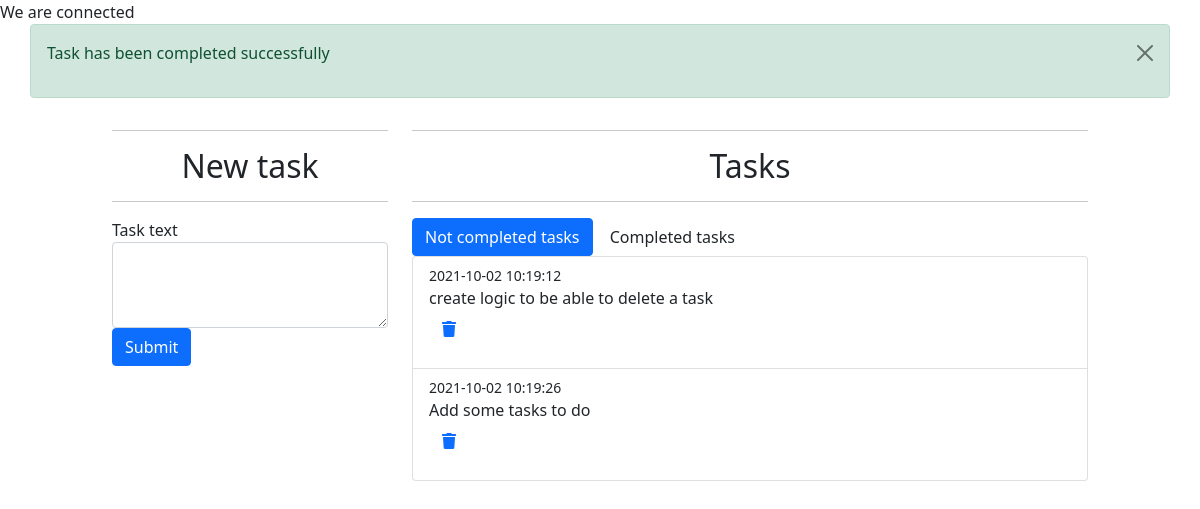
The app's page /tasks.php?comp_task=8 with its own data.
### tables this page shows
CREATE TABLE IF NOT EXISTS `tasks` (
  `id` int(11) NOT NULL AUTO_INCREMENT,
  `text` text NOT NULL,
  `is_completed` tinyint(1) NOT NULL DEFAULT '0',
  `created_at` timestamp NOT NULL DEFAULT CURRENT_TIMESTAMP,
  PRIMARY KEY (`id`)
);

### tasks.php (the view, shortened to what this page needs)
<?php
$connection = mysqli_connect('localhost', 'root', "", 'loginapp');
if ($_GET && array_key_exists('comp_task', $_GET)) {
    $alert = 'Task has been completed successfully';
}
$is_task_completed = 0;
$query = "SELECT * FROM tasks WHERE is_completed=$is_task_completed";
$result = mysqli_query($connection, $query);
$tasks = $result->fetch_all(MYSQLI_ASSOC);
?>
<!doctype html>
<html lang="en">
<head>
    <link href="https://cdn.jsdelivr.net/npm/bootstrap@5.1.1/dist/css/bootstrap.min.css" rel="stylesheet"
>
    <link rel="stylesheet" href="https://cdnjs.cloudflare.com/ajax/libs/font-awesome/5.2.0/css/all.min.css">
</head>
<body>
<div class="container-fluid">
    <div class="container">
        <div class="row">
            <?php if (isset($alert)) { ?>
                <div class="alert alert-dismissible alert-success">
                    <button type="button" class="btn-close" data-bs-dismiss="alert"></button>
                    <p><?php echo $alert; ?></p>
                </div>
            <?php } ?>
        </div>
    </div>
    <div class="row">
        <div class="col-3 offset-1">
            <hr>
            <h2 class="text-center">New task</h2>
            <hr>
            <form method="post">
                <fieldset>
                    <div class="form-group">
                        <label for="exampleTextarea">Task text</label>
                        <textarea class="form-control" name="task-text" id="exampleTextarea" rows="3"></textarea>
                    </div>
                    <button type="submit" class="btn btn-primary">Submit</button>
                </fieldset>
            </form>
        </div>
        <div class="col-7">
            <hr>
            <h2 class="text-center">Tasks </h2>
            <hr>
            <a href="?task_completed=0" class="btn btn-<?php echo $is_task_completed ? "default" : "primary" ?>">Not
                completed tasks</a>
            <a href="?task_completed=1" class="btn btn-<?php echo $is_task_completed ? "primary" : "default" ?>">Completed
                tasks</a>
            <div class="list-group">
                <?php foreach ($tasks as $task) { ?>
                    <a href="?comp_task=<?php echo $task['id'] ?>"
                       class="list-group-item list-group-item-action flex-column align-items-start">
                        <div class="d-flex w-100 justify-content-between">
                            <small>
                                <?php echo $task['created_at']; ?>
                            </small>
                        </div>
                        <p class="mb-1">
                            <?php echo $task['text']; ?>
                        </p>
                        <form action="tasks.php" method="post">
                            <button class="btn btn-link"><i class="fas fa-trash"></i></button>
                        </form>
                    </a>
                <?php } ?>
            </div>
        </div>
    </div>
</div>
</body>
</html>

### records on screen
tasks: created_at "2021-10-02 10:19:12", text "create logic to be able to delete a task"
tasks: created_at "2021-10-02 10:19:26", text "Add some tasks to do"

### other values on screen
$alert "Task has been completed successfully"
